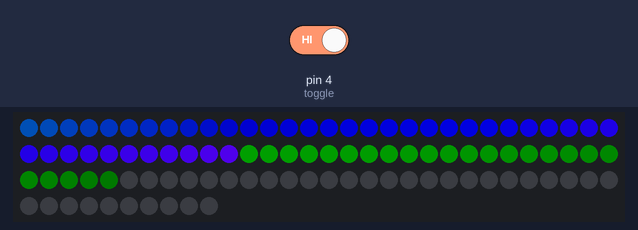
A sketch run on a simulated Arduino Uno, built with avr-gcc and run on an emulated ATmega328P. Parts: 100 RGB LEDs in strip order, left to right, continuing on the next row. The inputs (shaded band) are chosen by the test bench; at power-on: pin 4 (toggle) HIGH. Dim RGB values are drawn brighter than linear; what the sketch prints to the serial monitor is not drawn.

Above: at 6.5 s.
6.6 s: pin 4 (toggle) driven LOW
At 6.75 s:
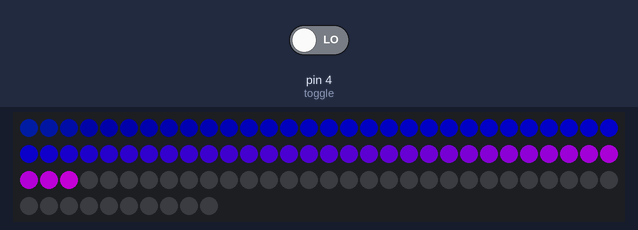
At 9.8 s:
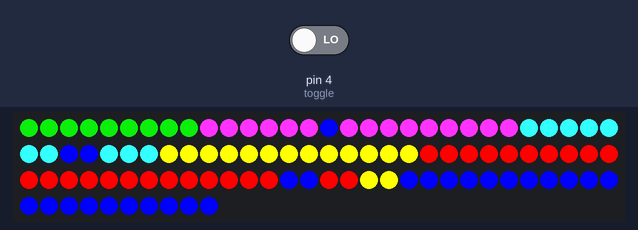
10.3 s: pin 4 (toggle) driven HIGH
At 11.09 s:
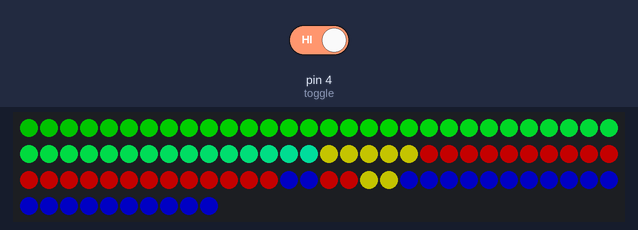

Measured:
- after the input at 6.6 s, the LEDs: first differ from a run without the input after 2.0 s (image 2)
- after the input at 10.3 s, the LEDs: first change at once (image 3 shows a later state)

The sketch:

Anatomy.ino
```cpp
#include <FastLED.h>

#define NUM_LEDS 100
#define toggle 4
int state = 0;
int track = 0;

#define DATA_PIN 6


// Define the array of leds
CRGB leds[NUM_LEDS];

//-----------------------------------------------------------------------------

void setup() {
  FastLED.addLeds<WS2812, DATA_PIN, GRB>(leds, NUM_LEDS);  // GRB ordering is typical

  Serial.begin(115200);


  black();
  for (int i = 0; i < NUM_LEDS; i++) {
    leds[i] = CRGB(100,100,100);
    leds[i].fadeLightBy(225);
  }
    FastLED.show();
}

//-----------------------------------------------------------------------------


void loop() {
  stateRead();


  if ( state == 0 ) {
    cerrebellum();
    stem();
    occipital();
    parietal();
    prefrontal();
    temporal();
  }

  if (state == 1) {
      static uint8_t hue = 0;
        Serial.print("x");
        // First slide the led in one direction
        for(int i = 0; i < NUM_LEDS; i++) {
          // Set the i'th led to red
          leds[i] = CHSV(hue++, 255, 255);
          // Show the leds
          FastLED.show();
          // now that we've shown the leds, reset the i'th led to black
          // leds[i] = CRGB::Black;
          fadeall();
          // Wait a little bit before we loop around and do it again
          delay(10);
        }
        Serial.print("x");

        // Now go in the other direction.
        for(int i = (NUM_LEDS)-1; i >= 0; i--) {
          // Set the i'th led to red
          leds[i] = CHSV(hue++, 255, 255);
          // Show the leds
          FastLED.show();
          // now that we've shown the leds, reset the i'th led to black
          // leds[i] = CRGB::Black;
          fadeall();
          // Wait a little bit before we loop around and do it again
          delay(10);
        }
        }


}

//-----------------------------------------------------------------------------

void stateRead() {
  state = digitalRead(toggle);
  Serial.print(state);
}

void black () {
    for (int i = 0; i < NUM_LEDS; i++) {
      leds[i] = CRGB::Black;
    }
    FastLED.show();
}

void fadeall() { for(int i = 0; i < NUM_LEDS; i++) { leds[i].nscale8(250); } }


void prefrontal(){    // 50-76
    for (int i = 50; i < 77; i++) {
      leds[i] = CRGB(255,0,0);
    }
  leds[74] = CRGB(0,0,255);
  leds[73] = CRGB(0,0,255);

      FastLED.show();
}

void parietal(){      //   37-49 +77 +78
      for (int i = 37; i < 50; i++) {
      leds[i] = CRGB(255,255,0);
    }
      leds[77] = CRGB(255,255,0);
      leds[78] = CRGB(255,255,0);
      FastLED.show();

}

void occipital(){     //25-36   -32
      for (int i = 25; i < 37; i++) {
      leds[i] = CRGB(51,255,255);
    }
  leds[32] = CRGB(0,0,255);
  leds[33] = CRGB(0,0,255);
      FastLED.show();
}


void cerrebellum(){   //9-24
    for (int i = 9; i < 25; i++) {
      leds[i] = CRGB(255,51,255);
    }
  leds[15] = CRGB(0,0,255);
      FastLED.show();
}

void temporal(){      // 79-100     +32


  for (int i = 79; i < 100; i++) {
      leds[i] = CRGB(0,0,255);
    }

  leds[32] = CRGB(0,0,255);
  leds[33] = CRGB(0,0,255);
  leds[15] = CRGB(0,0,255);
  leds[74] = CRGB(0,0,255);
  leds[73] = CRGB(0,0,255);
  FastLED.show();
}

void stem(){          //1-8
  for (int i = 0; i < 9; i++) {
      leds[i] = CRGB(10,200,10);
    }
      FastLED.show();
}
```
